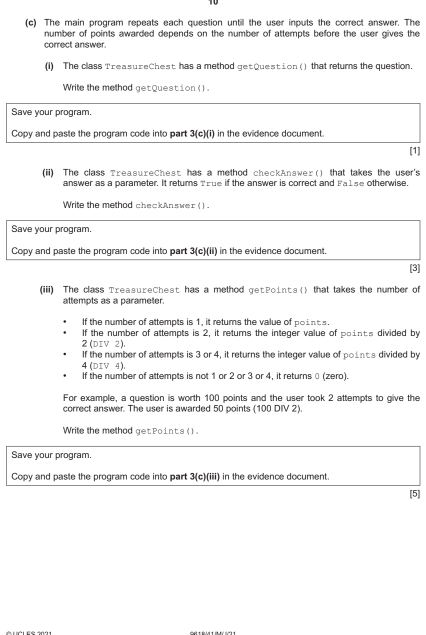
#> input picture 9618/9618-practical-programming/assets/9618-2021-mj-41-q03-p03.png, 852 x 1269 px (shown at 1/2 size)
$ python -i export_data.py   (imports and definitions only)
#> lines starting #> are read from the running program, lines starting #| are printed output that depends on the picture
#!/usr/bin/env python3
"""Export the app's content JSON from the existing manifests.

Reads each subject's manifest.json and answers-manifest.json and writes
content/{subject}/index.json and content/{subject}/topics/{slug}.json.
Never opens a PDF or renders an image: image paths are the existing PNG
files, rewritten as site-root URLs (e.g. /9618/<topic>/assets/<file>.png).
Duplicate detection reads the existing PNG pixels (Pillow).
"""
from __future__ import annotations

import json
import posixpath
import re
import shutil
from collections import defaultdict
from pathlib import Path

from PIL import Image, ImageChops

ROOT = Path(__file__).resolve().parent.parent
CONTENT = ROOT / "content"
SCHEMA = "topicalpaper-content/v2"
SUBJECTS = ("9702", "9618", "9990")


def question_sort_key(record):
    # Same order as the generated questions.html pages.
    return (record["year"], record["session_code"], record["variant"], record["question_number"])


# Crops of the same question in two variants differ only in the clipped
# footer line (its paper code): the bottom few pixel rows.
FOOTER_ROWS = 12
EXCERPT_LIMIT = 3000  # generate_question_assets.py truncates text_excerpt here


# [57 lines left out: functions _normalise_text, _text_usable, _crops_match, _same_question, find_duplicates, not called in this run]


# ---------- mark-scheme "tape": where each part's row sits on a page ----------
# Mark-scheme pages are ruled tables (Question | Answer | Marks). A row whose
# Question cell is empty continues the part above, so rows merge into one
# band per part. The app covers the Answer and Marks columns of each band
# with tape the student peels off, leaving the printed part label visible.

# The crop pipeline summed every "[N]" in a question's text as marks, so array
# index labels ("[1] [2] … [10]") were counted too. These are the printed
# totals, checked against each paper's 75 marks. generate_question_assets.py
# now skips such labels; this fixes the existing manifests without a PDF run.
MARKS_CORRECTIONS = {
    "9618-2025-mj-33-q13": 4,   # two tables indexed [1]..[10]: counted 114
    "9618-2021-on-41-q03": 28,  # arrays indexed [0]..[2]: counted 34
    "9618-2021-on-42-q03": 28,
}

RULE_FRACTION = 0.55  # a horizontal rule spans most of the page width
TAPE_CACHE = Path(__file__).resolve().parent / ".cache" / "tape.json"
TAPE_VERSION = 3
_tape_cache = None


def _runs(flags, gap=3):
    """Centres of runs of True values (a rule is a few pixels thick)."""
    runs = []
    for i, on in enumerate(flags):
        if not on:
            continue
        if runs and i - runs[-1][1] <= gap:
            runs[-1][1] = i
        else:
            runs.append([i, i])
    return [(a + b) // 2 for a, b in runs]


def _detect_tape(image_path):
    with Image.open(image_path) as im:
#> im is the input picture: PIL image 852x1269 RGB; mean R, G, B 245.4, 245.3, 245.3
        gray = im.convert("L")
    width, height = gray.size
#> width = 852; height = 1269
    ink = gray.point(lambda v: 0 if v < 160 else 255).tobytes()
    dark = lambda y, x0, x1: ink[y * width + x0:y * width + x1].count(0)  # noqa: E731
    rules = _runs([dark(y, 0, width) / width > RULE_FRACTION for y in range(height)])
#> rules = [206, 285, 441, 519, 892, 970]
    if len(rules) < 2:
        return None
    # Column rules, read from the header row between the first two rules, where
    # every column border is drawn.
    head_top, head_bottom = rules[0] + 3, rules[1] - 2
#> head_top = 209; head_bottom = 283
    if head_bottom - head_top < 5:
        return None
    header = gray.crop((0, head_top, width, head_bottom)).point(lambda v: 0 if v < 160 else 255)
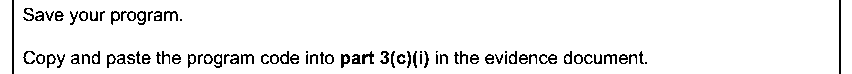
#> header: PIL image 852x74 L; 94% white; black in thin lines or dots
    h_w, h_h = header.size
#> h_w = 852; h_h = 74
    head = header.tobytes()
    column_ink = [sum(head[r * h_w + x] == 0 for r in range(h_h)) / h_h for x in range(h_w)]
#> column_ink = 852 values, max 1 at index 12, min 0 at index 0, mean 0.0602
    verticals = _runs([f > 0.9 for f in column_ink], gap=2)
#> the loop in _runs (call 2), `for i, on in enumerate(flags):` made 852 passes
#> on on passes 1 to 3: False, False, False
#> verticals = [12, 839]
    if len(verticals) < 3:
        return None
    q_left, q_right, right = verticals[0], verticals[1], verticals[-1]

    def in_table(y):  # the table's left border is drawn at this height
        return dark(y, max(0, q_left - 2), q_left + 3) > 0

    def divided(y0, y1):  # a Question | Answer divider runs through this band
        return all(dark(y, q_right - 2, q_right + 3) for y in range(y0 + 4, max(y0 + 5, y1 - 3), 3))

    # The last table on the page ends where its left border last appears (a table
    # may run on to the next page without a bottom rule; gaps between tables are
    # handled per band below).
    bottom = next((y for y in range(height - 1, rules[1], -1) if in_table(y)), rules[1])
    edges = sorted({*[r for r in rules if r <= bottom + 3], bottom})
    bands, skip_next = [], True  # the first band is the header row
    for y0, y1 in zip(edges, edges[1:]):
        mid = (y0 + y1) // 2
        if y1 - y0 < 6:
            continue
        if not in_table(mid):
            skip_next = True  # a gap between two tables; the next band is a repeated header
            continue
        if skip_next:
            skip_next = False
            continue
        if not divided(y0, y1):
            # One cell across Question and Answer (e.g. program code): cover it all.
            if bands and not bands[-1][2]:
                bands[-1][1] = y1
            else:
                bands.append([y0, y1, True])
            continue
        labelled = any(dark(y, q_left + 4, q_right - 3) for y in range(y0 + 4, max(y0 + 5, y1 - 3)))
        if labelled or not bands or bands[-1][2]:
            bands.append([y0, y1, False])
        else:
            bands[-1][1] = y1  # continuation row: same part
    if not bands:
        return None
    return {
        # Tape runs from the Question column's right rule to the table's right edge;
        # "wide" bands also cover the Question column.
        "x": [round(q_left / width, 4), round(q_right / width, 4), round(right / width, 4)],
        "bands": [{"y": [round(a / height, 4), round(b / height, 4)], "wide": wide} for a, b, wide in bands],
    }


# [71 lines left out: functions mark_scheme_tape, save_tape_cache, site_path, answer_info, question_entry, not called in this run]


def write_json(path, data):
    path.parent.mkdir(parents=True, exist_ok=True)
    path.write_text(json.dumps(data, ensure_ascii=False, indent=2) + "\n", encoding="utf-8")


# [65 lines left out: functions export_subject, main, not called in this run]


# [2 lines not run here, left out]

>>> result = _detect_tape('../9618/9618-practical-programming/assets/9618-2021-mj-41-q03-p03.png')
